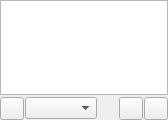
<?xml version="1.0" encoding="UTF-8"?>
<ui version="4.0">
 <class>DevicesPage</class>
 <widget class="QWidget" name="DevicesPage">
  <property name="geometry">
   <rect>
    <x>0</x>
    <y>0</y>
    <width>168</width>
    <height>120</height>
   </rect>
  </property>
  <layout class="QVBoxLayout" name="vlayout">
   <property name="spacing">
    <number>2</number>
   </property>
   <property name="leftMargin">
    <number>0</number>
   </property>
   <property name="topMargin">
    <number>0</number>
   </property>
   <property name="rightMargin">
    <number>0</number>
   </property>
   <property name="bottomMargin">
    <number>0</number>
   </property>
   <item>
    <widget class="ItemView" name="view"/>
   </item>
   <item>
    <layout class="QHBoxLayout" name="hlayout">
     <property name="spacing">
      <number>1</number>
     </property>
     <property name="leftMargin">
      <number>0</number>
     </property>
     <property name="topMargin">
      <number>0</number>
     </property>
     <property name="rightMargin">
      <number>0</number>
     </property>
     <property name="bottomMargin">
      <number>0</number>
     </property>
     <item>
      <widget class="ToolButton" name="searchButton"/>
     </item>
     <item>
      <widget class="GenreCombo" name="genreCombo"/>
     </item>
     <item>
      <widget class="SizeWidget" name="sizeWidget"/>
     </item>
     <item>
      <widget class="MenuButton" name="menuButton"/>
     </item>
     <item>
      <widget class="ToolButton" name="copyToLibraryButton"/>
     </item>
    </layout>
   </item>
  </layout>
 </widget>
 <customwidgets>
  <customwidget>
   <class>ItemView</class>
   <extends>QTreeView</extends>
   <header>itemview.h</header>
  </customwidget>
  <customwidget>
   <class>GenreCombo</class>
   <extends>QComboBox</extends>
   <header>genrecombo.h</header>
  </customwidget>
  <customwidget>
   <class>ToolButton</class>
   <extends>QToolButton</extends>
   <header>toolbutton.h</header>
  </customwidget>
  <customwidget>
   <class>MenuButton</class>
   <extends>QToolButton</extends>
   <header>menubutton.h</header>
  </customwidget>
  <customwidget>
   <class>SizeWidget</class>
   <extends>QWidget</extends>
   <header>sizewidget.h</header>
  </customwidget>
 </customwidgets>
 <resources/>
 <connections/>
</ui>
